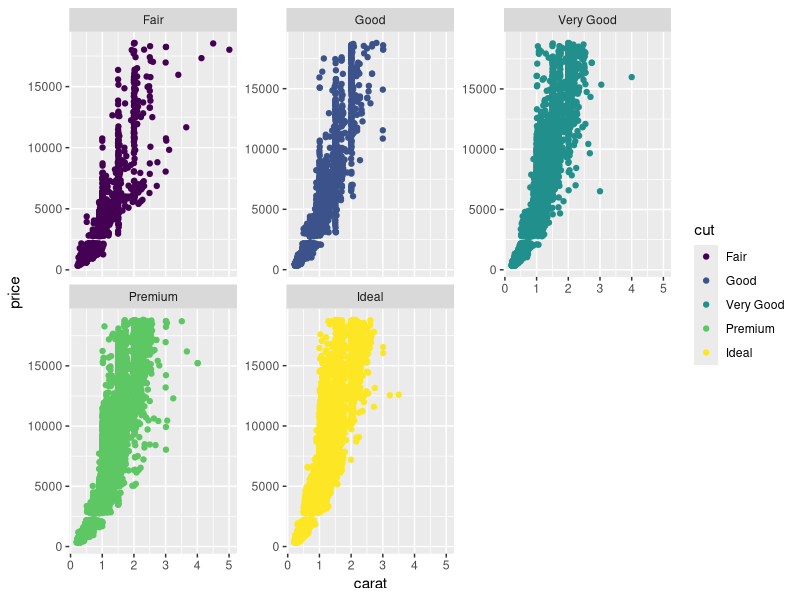
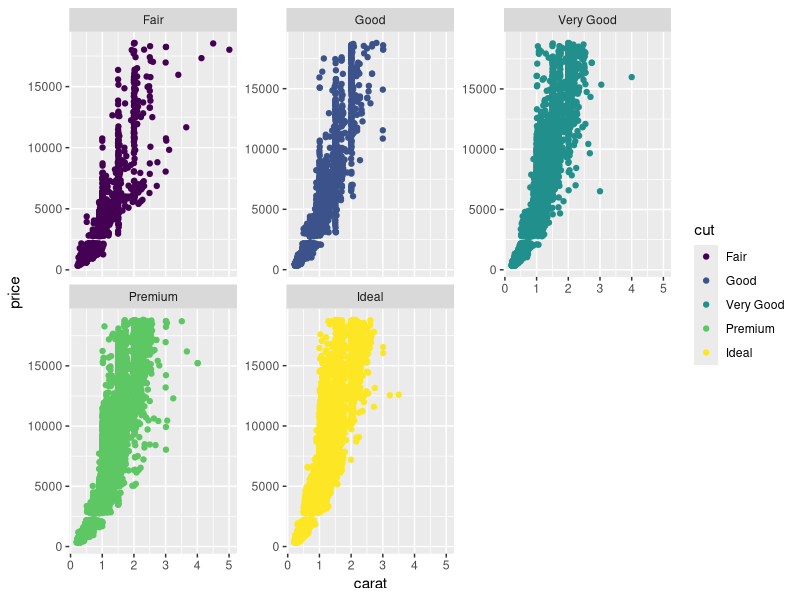
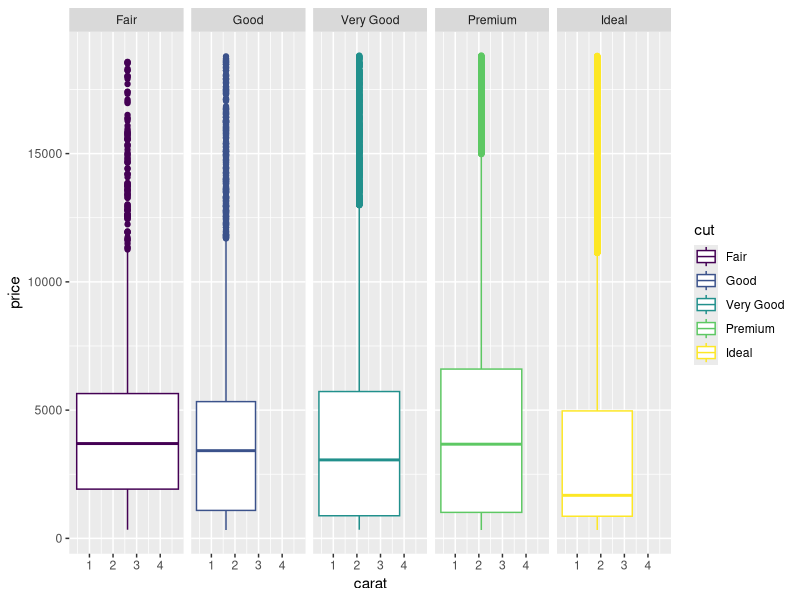
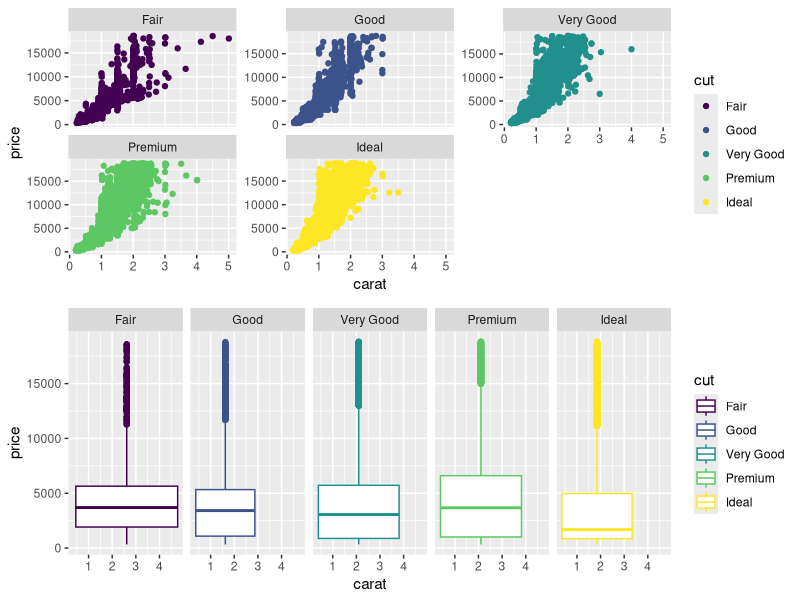

Reproduce these figures in R, in order.
library(ggplot2)
data("diamonds")
diamonds_subset <-diamonds[seq(1,50000),by =100]
ggplot(data = diamonds_subset, aes(x=carat,y=price,colour =  cut))+geom_point()+
  facet_wrap(~cut, nrow = 2,scales = "free_y")
# ggarrange

p1 <-ggplot(data = diamonds_subset, aes(x=carat,y=price,colour =  cut))+geom_point()+
  facet_wrap(~cut, nrow = 2,scale = "free_y")
p2 <-ggplot(data = diamonds_subset, aes(x=carat,y=price,colour =  cut))+geom_boxplot()+
  facet_wrap(~cut, nrow = 1)
p1
p2
library(ggpubr)
ggarrange(p1,p2,nrow=2)
